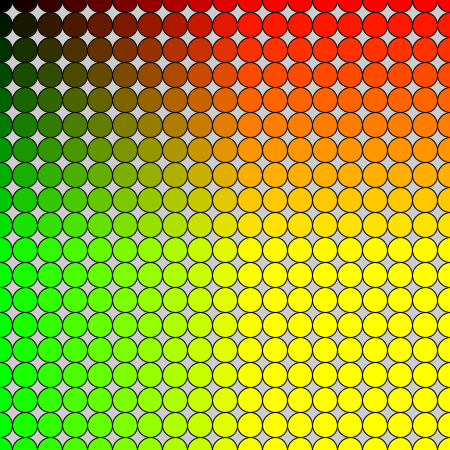
Frame 1 (no input)
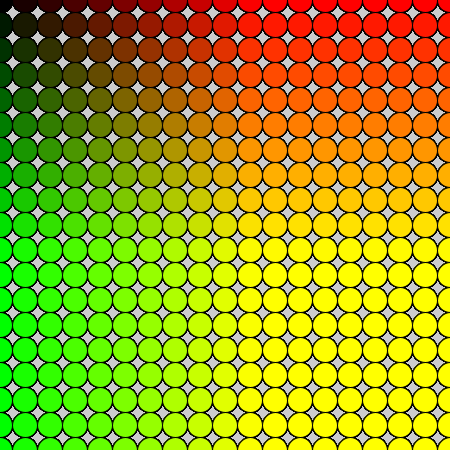
Frame 60 (the mouse pressed at the canvas centre just before this capture)
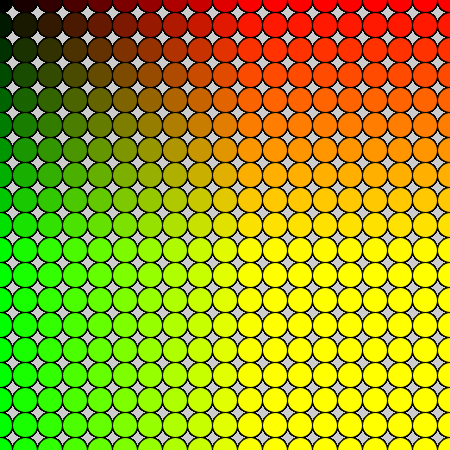
Frame 120 (the mouse held since frame 60 and released just before this capture)

The Processing sketch that drew these frames (run headless with seeded random() and noise(); from frame 60 on, the mouse is pressed at the canvas centre):

// Processing sketch: sketch_240426e
// ── sketch_240426e.pde
void setup(){
  size(450, 450);
}

void draw(){
  rectMode(CENTER);
  for(int i = 0; i <= 455; i+=25){
    for(int j = 0; j<=455; j+=25){
    fill(i, j, 0);
    ellipse(i, j, 25, 25);
  }}
}
